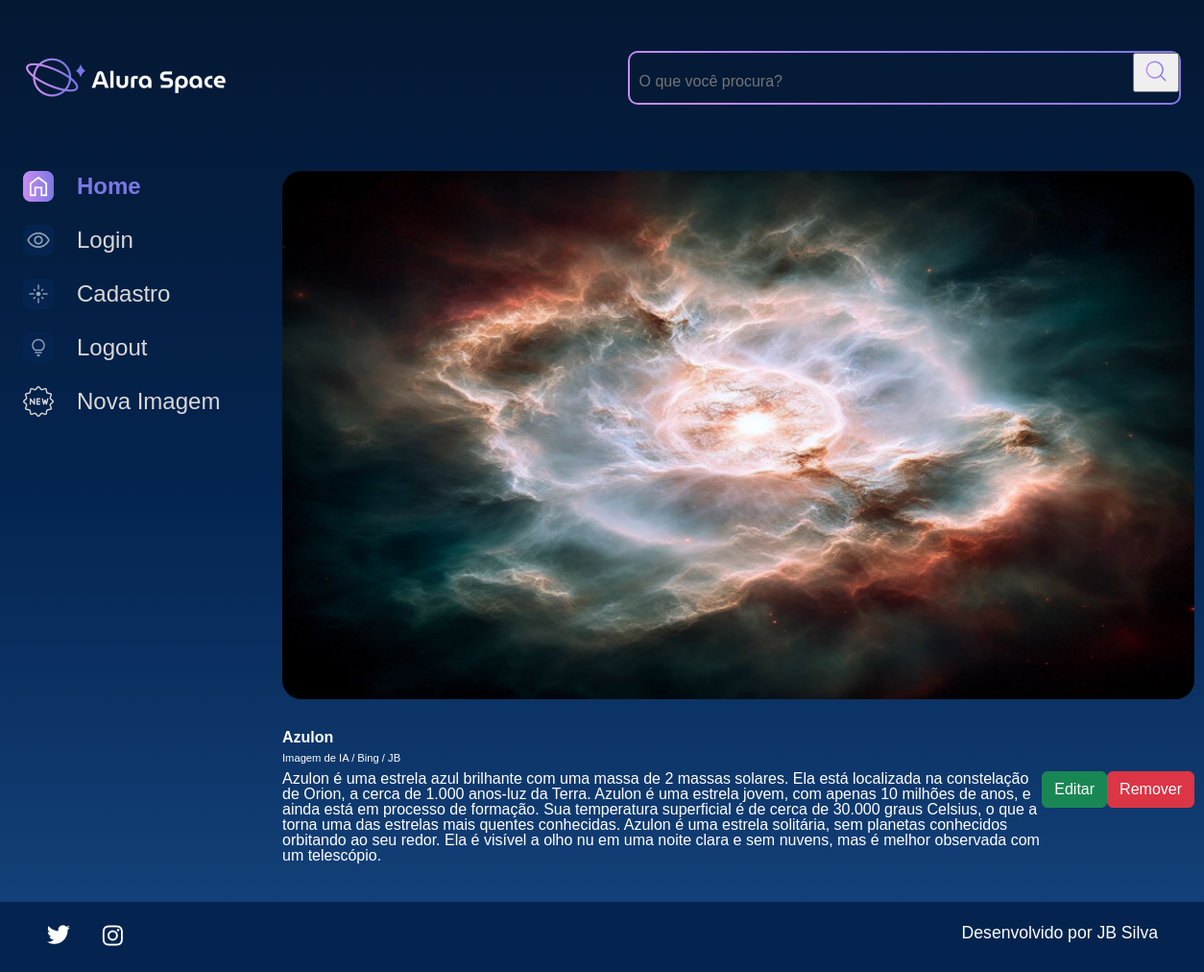
Screenshot of /imagem/11 with the database file from the repository.
### apps/galeria/models.py (models this page shows, shortened)
class Fotografia(models.Model):
    OPCOES_CATEGORIA = [
        ("NEBULOSA", "Nebulosa"),
        ("ESTRELA", "Estrela"),
        ("GALÁXIA", "Galáxia"),
        ("PLANETA", "Planeta"),
    ]
    nome = models.CharField(max_length=100, null=False, blank=False)
    legenda = models.CharField(max_length=150, null=False, blank=False)
    categoria = models.CharField(
        choices=OPCOES_CATEGORIA, max_length=100, default="", blank=False
    )
    descricao = models.TextField(null=False, blank=False)
    foto = models.ImageField(upload_to="fotos/%Y/%m/%d/", blank=True)
    publicada = models.BooleanField(default=True)
    data_fotografia = models.DateTimeField(default=datetime.now, blank=False)
    usuario = models.ForeignKey(
        to=User, on_delete=models.SET_NULL, null=True, blank=False, related_name="user"
    )

### apps/galeria/views.py (the view)
# urls.py: path('imagem/<int:foto_id>', imagem, name='imagem'),
def imagem(request, foto_id):
    foto = get_object_or_404(Fotografia, pk=foto_id)
    return render(request, "galeria/imagem.html", {"foto": foto})

### templates/galeria/imagem.html
{% extends 'shared/base.html' %}
{% load static %}
{% block content %}
<section class="conteudo">
    <section class="imagem">
        <div class="imagem__conteudo">
            {% if foto.foto == "" or foto.foto == null %}
            <img class="imagem__imagem" src="{% static '/assets/imagens/galeria/not-found.png'%}">
            {% else %}
            <img class="imagem__imagem" src="{{foto.foto.url}}">
            {% endif %}
            <div class="imagem__info">
                <div class="imagem__texto">
                    <p class="imagem__titulo">{{foto.nome}}</p>
                    <p class="imagem__descricao">{{foto.legenda}}</p>
                    <p class="imagem__texto">{{foto.descricao}}</p>
                </div>
                    <a href="{% url 'editar_imagem' foto.id %}">
                        <button class="btn btn-success col-12" style="padding: top 5px;">Editar</button>
                    </a>
                    <a href="{% url 'remover_imagem' foto.id %}">
                        <button class="btn btn-danger col-12" style="padding: top 5px;">Remover</button>
                    </a>
            </div>
        </div>
    </section>
</section>
</main>
</div>
{% endblock %}

### setup/static/styles/style.css (style rules this page uses)
html, body, div, span, applet, object, iframe, h1, h2, h3, h4, h5, h6, p, blockquote, pre, a, abbr, acronym, address, big, cite, code, del, dfn, em, img, ins, kbd, q, s, samp, small, strike, strong, sub, sup, tt, var, b, u, i, center, dl, dt, dd, ol, ul, li, fieldset, form, label, legend, table, caption, tbody, tfoot, thead, tr, th, td, article, aside, canvas, details, embed, figure, figcaption, footer, header, hgroup, menu, nav, output, ruby, section, summary, time, mark, audio, video { margin: 0; padding: 0; border: 0; font-size: 100%; font: inherit; vertical-align: baseline; }
article, aside, details, figcaption, figure, footer, header, hgroup, menu, nav, section { display: block; }
body { line-height: 1; font-family: 'Space Grotesk', sans-serif; min-height: 100vh; background: linear-gradient(#041833,#04244F,#154580); background-repeat: no-repeat; background-position: center; background-size: cover; }
.imagem { display: flex; justify-content: center; align-items: center; }
.imagem__conteudo { background-color: transparent; display: flex; flex-direction: column; border-radius: 20px 20px 0 0; width: 950px; }
.imagem__imagem { width: 100%; border-radius: 20px; }
.imagem__info { font-size: 1.2rem; display: flex; justify-content: space-between; align-items: center; margin-bottom: 1rem; margin-top: 1rem; }
.imagem__texto { display: flex; flex-direction: column; justify-content: space-between; color: #FFFFFF; margin-top: 0.5rem; }
.imagem__titulo { font-weight: bold; line-height: 2rem; color: #FFFFFF; }
.imagem__texto { font-size: 1rem; }
.imagem__descricao { font-size: 0.7rem; }
.col-12 { flex: 0 0 auto; width: 100%; }
.btn { --bs-btn-padding-x: 0.75rem; --bs-btn-padding-y: 0.375rem; --bs-btn-font-family: ; --bs-btn-font-size: 1rem; --bs-btn-font-weight: 400; --bs-btn-line-height: 1.5; --bs-btn-color: #212529; --bs-btn-bg: transparent; --bs-btn-border-width: 1px; --bs-btn-border-color: transparent; --bs-btn-border-radius: 0.375rem; --bs-btn-hover-border-color: transparent; --bs-btn-box-shadow: inset 0 1px 0 rgba(255, 255, 255, 0.15),0 1px 1px rgba(0, 0, 0, 0.075); --bs-btn-disabled-opacity: 0.65; --bs-btn-focus-box-shadow: 0 0 0 0.25rem rgba(var(--bs-btn-focus-shadow-rgb), .5); display: inline-block; padding: var(--bs-btn-padding-y) var(--bs-btn-padding-x); font-family: var(--bs-btn-font-family); font-size: var(--bs-btn-font-size); font-weight: var(--bs-btn-font-weight); line-height: var(--bs-btn-line-height); color: var(--bs-btn-color); text-align: center; text-decoration: none; vertical-align: middle; cursor: pointer; -webkit-user-select: none; -moz-user-select: none; user-select: none; border: var(--bs-btn-border-width) solid var(--bs-btn-border-color); border-radius: var(--bs-btn-border-radius); background-color: var(--bs-btn-bg); transition: color .15s ease-in-out,background-color .15s ease-in-out,border-color .15s ease-in-out,box-shadow .15s ease-in-out; }
.btn-success { --bs-btn-color: #fff; --bs-btn-bg: #198754; --bs-btn-border-color: #198754; --bs-btn-hover-color: #fff; --bs-btn-hover-bg: #157347; --bs-btn-hover-border-color: #146c43; --bs-btn-focus-shadow-rgb: 60,153,110; --bs-btn-active-color: #fff; --bs-btn-active-bg: #146c43; --bs-btn-active-border-color: #13653f; --bs-btn-active-shadow: inset 0 3px 5px rgba(0, 0, 0, 0.125); --bs-btn-disabled-color: #fff; --bs-btn-disabled-bg: #198754; --bs-btn-disabled-border-color: #198754; }
.btn-danger { color: #fff; background-color: #dc3545; border-color: #dc3545; }

### rows the page displays
Fotografia: foto (picture), nome "Azulon", legenda "Imagem de IA / Bing / JB", descricao "Azulon é uma estrela azul brilhante com uma massa de 2 massas solares. Ela está localizada na constelação de Orion, a cerca de 1.000 anos-luz da Terra. Azulon é uma estrela jovem, com apenas 10 milhões de anos, e ainda está em processo de formação. Sua temperatura superficial é de cerca de 30.000 graus Celsius, o que a torna uma das estrelas mais quentes conhecidas. Azulon é uma estrela solitária, sem planetas conhecidos orbitando ao seu redor. Ela é visível a olho nu em uma noite clara e sem nuvens, mas é melhor observada com um telescópio."
